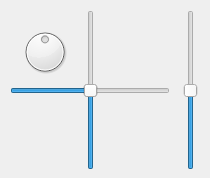
<?xml version="1.0" encoding="UTF-8"?>
<ui version="4.0">
 <class>Form</class>
 <widget class="QWidget" name="Form">
  <property name="geometry">
   <rect>
    <x>0</x>
    <y>0</y>
    <width>210</width>
    <height>178</height>
   </rect>
  </property>
  <property name="windowTitle">
   <string>Form</string>
  </property>
  <widget class="QDial" name="StickRotation">
   <property name="geometry">
    <rect>
     <x>20</x>
     <y>20</y>
     <width>50</width>
     <height>64</height>
    </rect>
   </property>
   <property name="minimum">
    <number>-1</number>
   </property>
   <property name="maximum">
    <number>1</number>
   </property>
  </widget>
  <widget class="QSlider" name="MainY">
   <property name="geometry">
    <rect>
     <x>80</x>
     <y>10</y>
     <width>22</width>
     <height>160</height>
    </rect>
   </property>
   <property name="minimum">
    <number>-1</number>
   </property>
   <property name="maximum">
    <number>1</number>
   </property>
   <property name="orientation">
    <enum>Qt::Vertical</enum>
   </property>
  </widget>
  <widget class="QSlider" name="MainX">
   <property name="geometry">
    <rect>
     <x>10</x>
     <y>80</y>
     <width>160</width>
     <height>22</height>
    </rect>
   </property>
   <property name="minimum">
    <number>-1</number>
   </property>
   <property name="maximum">
    <number>1</number>
   </property>
   <property name="orientation">
    <enum>Qt::Horizontal</enum>
   </property>
   <property name="invertedAppearance">
    <bool>false</bool>
   </property>
  </widget>
  <widget class="QSlider" name="SecondaryY">
   <property name="geometry">
    <rect>
     <x>180</x>
     <y>10</y>
     <width>22</width>
     <height>160</height>
    </rect>
   </property>
   <property name="minimum">
    <number>-1</number>
   </property>
   <property name="maximum">
    <number>1</number>
   </property>
   <property name="orientation">
    <enum>Qt::Vertical</enum>
   </property>
  </widget>
 </widget>
 <resources/>
 <connections/>
</ui>
